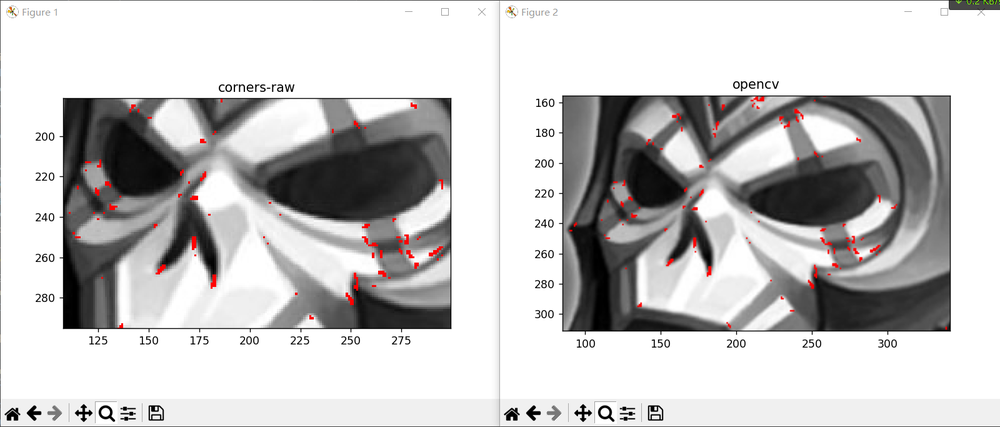
#> input picture src/harris/Test/Test.png, 1000 x 427 px, shrunk from 1600 x 683 before the run, given in place of test.jpg, which was not available
$ python Splitting3.py
#> lines starting #> are read from the running program, lines starting #| are printed output that depends on the picture; after the words box and inside, x2 and y2 are one past the last pixel; in counts of white or black regions, pixels touching at a corner belong together; pictures that were not available may be replaced by others from this repository, and a replacement may not be noted
#> further down, img is the input picture: shape (427, 1000, 3); mean B, G, R 197.2, 197.2, 198.4
# coding:utf8
import cv2
import numpy as np
from matplotlib import pyplot as plt

def GrayHist(img):
    grayHist = np.zeros(256,dtype=np.uint64)
    for v in range(256):
        grayHist[v] = np.sum(img==v)
#> after the loop, grayHist = 256 values, max 203193 at index 255, min 104 at index 7, mean 1668
    return grayHist

def threshTwoPeaks(image):

    # 计算灰度直方图
    hist = GrayHist(image)
#> hist has the same summary as grayHist in GrayHist
    # 寻找灰度直方图的最大峰值对应的灰度值
    maxLoc = np.where(hist == np.max(hist)) #maxLoc 中存放的位置
#> maxLoc = ([255],)
    firstPeak = maxLoc[0][0]
#> firstPeak = 255
    # 寻找灰度直方图的第二个峰值对应的灰度值
    elementList = np.arange(256,dtype = np.uint64)
    measureDists = np.power(elementList - firstPeak,2) * hist
#> measureDists = 256 values, max 100057884 at index 29, min 0 at index 255, mean 16496297.7

    maxLoc2 = np.where(measureDists == np.max(measureDists))
#> maxLoc2 = ([29],)
    secondPeak = maxLoc2[0][0]
#> secondPeak = 29

    # 找到两个峰值之间的最小值对应的灰度值，作为阈值
    thresh = 0
    if secondPeak > firstPeak:
        firstPeak,secondPeak=secondPeak,firstPeak
    temp = hist[secondPeak:firstPeak]
#> temp = 226 values, max 21508 at index 211, min 295 at index 152, mean 911.9
    minloc = np.where(temp == np.min(temp))
#> minloc = ([152],)
    thresh = secondPeak + minloc[0][0] + 1
#> thresh = 182
    # 找到阈值之后进行阈值处理，得到二值图
    threshImage_out = image.copy()
    # 大于阈值的都设置为255
    threshImage_out[threshImage_out > thresh] = 255
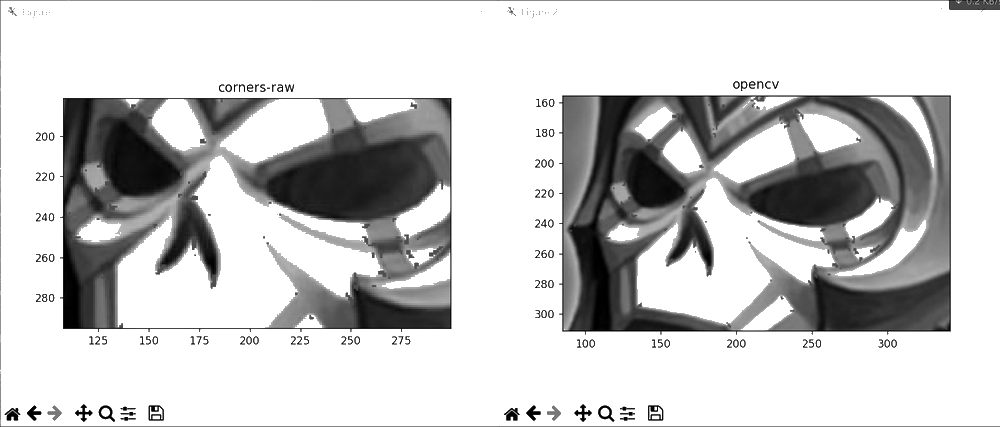
#> threshImage_out: shape (427, 1000); min 0, max 255, mean 202
    # 小于阈值的都设置为0
    threshImage_out[threshImage_out <= thresh] = 0
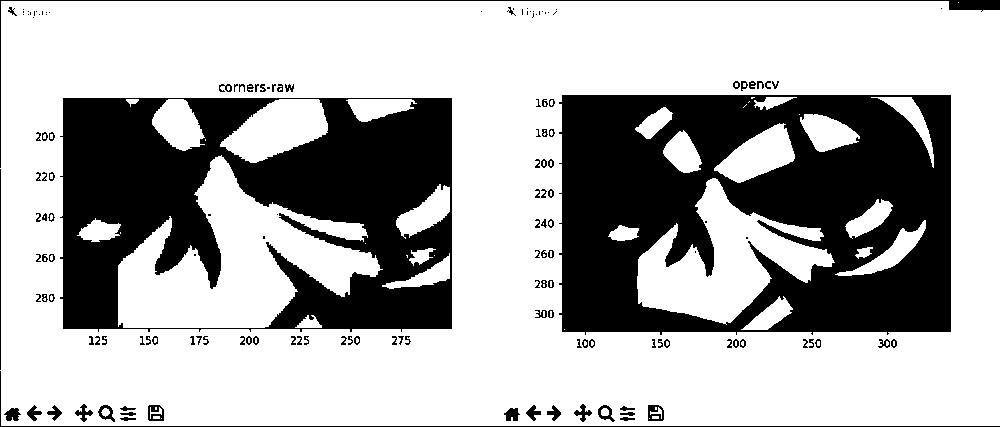
#> threshImage_out: shape (427, 1000); 68.6% white; 151 black regions (43 under 20 px), largest, box (x1, y1, x2, y2) and area: (559, 95, 951, 335) 68959, (60, 98, 452, 332) 57686, (0, 0, 1000, 168) 1627
    return thresh, threshImage_out

if __name__ == "__main__":

    img = cv2.imread('F:/test.jpg')
    img_gray = cv2.cvtColor(img, cv2.COLOR_BGR2GRAY)


    th, img_new = threshTwoPeaks(img_gray)
#> th = 182
    th1,img_new_1 = cv2.threshold(img_gray, 0, 255,  cv2.THRESH_BINARY + cv2.THRESH_TRIANGLE)
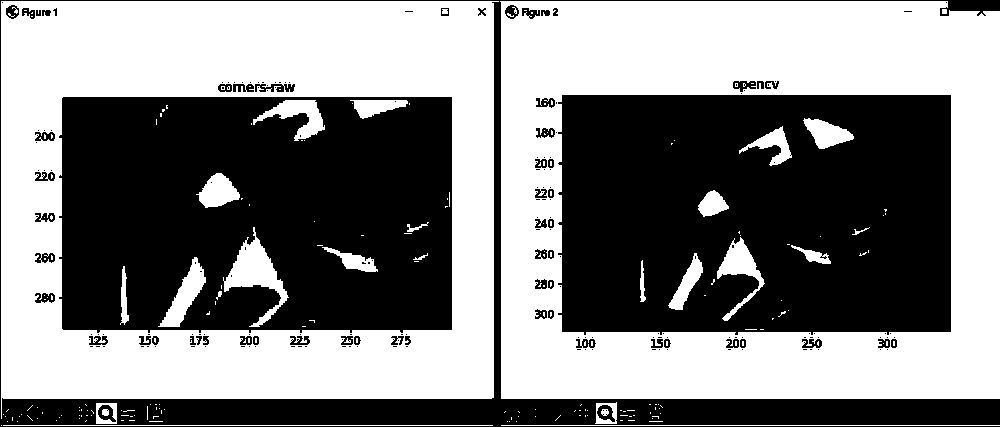
#> img_new_1: shape (427, 1000); 51.6% white; 198 black regions (137 under 20 px), largest, box (x1, y1, x2, y2) and area: (558, 95, 951, 335) 87660, (59, 97, 452, 333) 83707, (0, 0, 1000, 427) 30632
#> th1 = 250
    print(th,th1)
#| 182 250.0
    plt.subplot(131), plt.imshow(img_gray, cmap='gray')
    plt.title('Original Image'), plt.xticks([]), plt.yticks([])
    plt.subplot(132), plt.imshow(img_new, cmap='gray')
    plt.title('Image'), plt.xticks([]), plt.yticks([])
    plt.subplot(133), plt.imshow(img_new_1, cmap='gray')
    plt.title('CV2 Image1'), plt.xticks([]), plt.yticks([])
    plt.show()
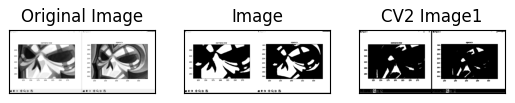
#> figure drawn by matplotlib, 3 panels
